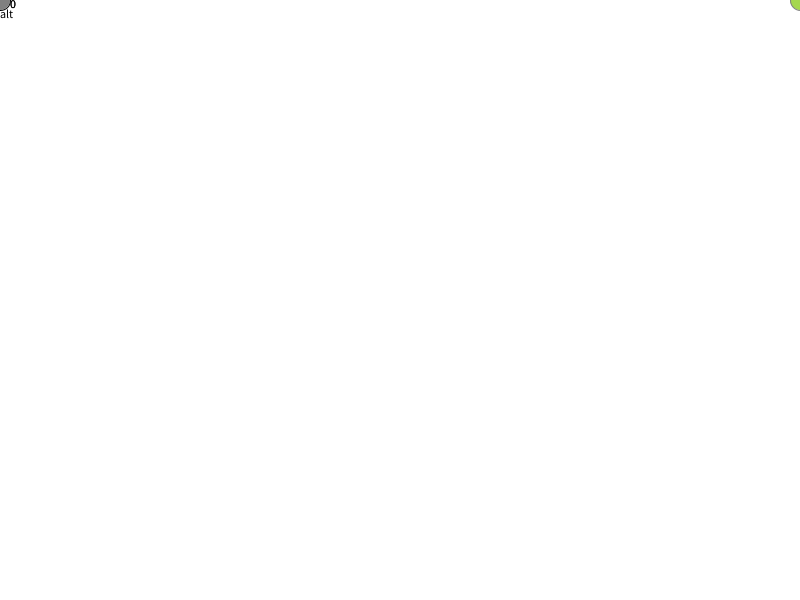
Frame 1 (no input)
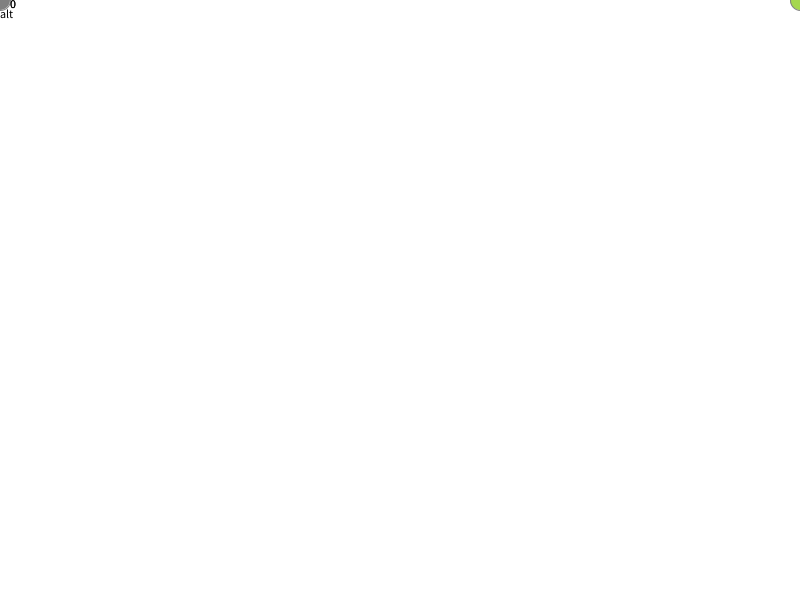
Frame 60 (the mouse pressed at the canvas centre just before this capture)
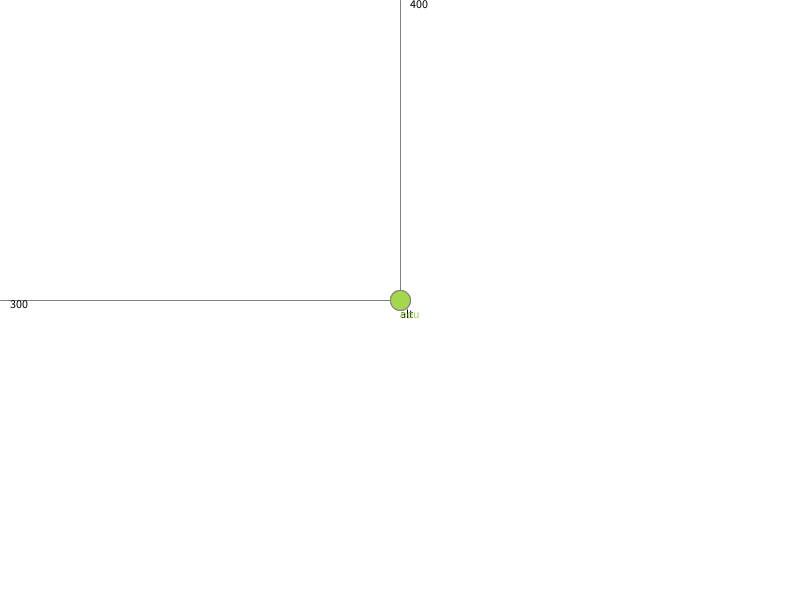
Frame 120 (the mouse held since frame 60 and released just before this capture)

The Processing sketch that drew these frames (run headless with seeded random() and noise(); from frame 60 on, the mouse is pressed at the canvas centre):

// Processing sketch: object_coords_rotation
// ── object_coords_rotation.pde
void setup()
{
  size(800, 600);
  textAlign(LEFT,BOTTOM);
}

void draw()
{
  int x_old = mouseX, y_old = mouseY;

  background(255);

  fill(128);
  ellipse(x_old, y_old, 20, 20);

  stroke(128);
  line(x_old, y_old, x_old, 0);
  line(x_old, y_old, 0, y_old);

  fill(0);
  text("alt", x_old, y_old+20);
  text(mouseX, mouseX+10, 10);
  text(mouseY, 10, mouseY+10);

  float y_new = (x_old/float(width) * height);
  float x_new = width - (y_old/float(height) * width);

  fill(165, 215, 78);
  ellipse(x_new, y_new, 20, 20);
  text("neu", x_new, y_new+20);
}
